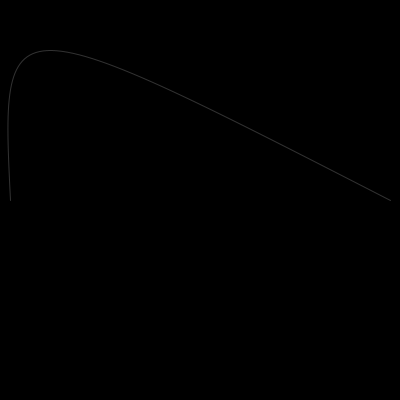
Frame 1 (no input)
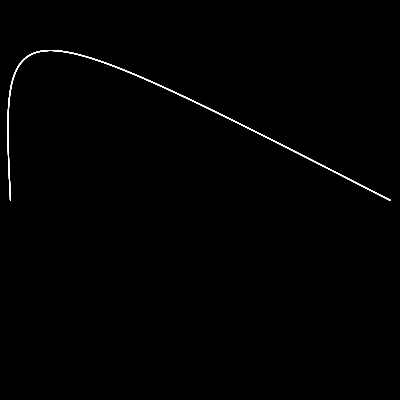
Frame 60 (the mouse pressed at the canvas centre just before this capture)
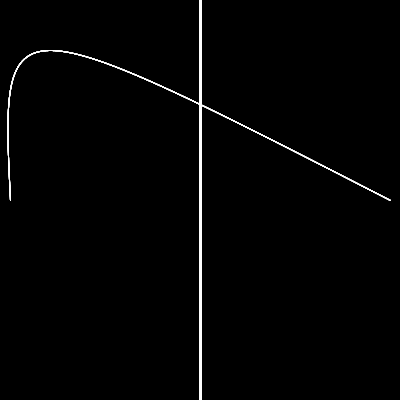
Frame 120 (the mouse held since frame 60 and released just before this capture)

The Processing sketch that drew these frames (run headless with seeded random() and noise(); from frame 60 on, the mouse is pressed at the canvas centre):

// Processing sketch: processing_27865
// ── processing_27865.pde

/* "weich-hart" - Susanne Appelhanz,
HTW Berlin, Sommersemester 2011 */

void setup(){
   size(400, 400);
   background(0);
   smooth();
}

void draw(){
if (mousePressed) {
  stroke(255,50);
  strokeWeight(3); 
  line(mouseX, 0, mouseX, 400);
}else{
  noFill();
  stroke(255,50);
  strokeWeight(1);
  bezier(10,200,mouseX,mouseY,mouseX,mouseY,390,200);
}}
